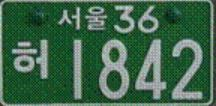
#> input picture Python Project/Car-Number-Plate-Detection-OpenCV-Python-master/70.jpg, 216 x 106 px
$ python CarPlateDetection.py   (older library calls are emulated)
#> lines starting #> are read from the running program, lines starting #| are printed output that depends on the picture; after the words box and inside, x2 and y2 are one past the last pixel; in counts of white or black regions, pixels touching at a corner belong together; long printed decimals are rounded
import datetime
import cv2
import imutils
import numpy as np
import pytesseract
import math

startTime = datetime.datetime.now()
plateList = []
strChars = ""
pytesseract.pytesseract.tesseract_cmd = r"C:\Program Files\Tesseract-OCR\tesseract.exe"

OLD_PLATE_RATIO = 3

def CropOldPlate(sort_x, sort_y, pt5, pt6, image):
    upper = original[sort_y[0]:int(pt5[1]), sort_x[1]: sort_x[2]]
    lower = original[int(pt5[1]):sort_y[2], sort_x[1]: sort_x[2]]
    return upper, lower


# Read the image file
image = cv2.imread('70.jpg')
#> image is the input picture: shape (106, 216, 3); mean B, G, R 75.4, 102.2, 63
cv2.imshow('22', image)

plate_list = []

gray = cv2.cvtColor(image, cv2.COLOR_BGR2GRAY)
gray = cv2.bilateralFilter(gray, 11, 17, 17)
edged = cv2.Canny(gray, 170, 200)
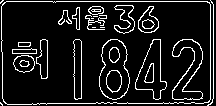
#> edged: shape (106, 216); 10.9% white in thin lines or dots

# Find contours based on Edges
_, cnts, _ = cv2.findContours(edged.copy(), cv2.RETR_LIST, cv2.CHAIN_APPROX_SIMPLE)
#> cnts = 48 contours, 12 with area under 20; largest, box (x1, y1, x2, y2) and area: (1, 1, 211, 105) 21238, (1, 1, 211, 105) 21230, (99, 39, 130, 100) 1399, (99, 39, 130, 100) 1365, (135, 39, 167, 100) 982
cnts = sorted(cnts, key=cv2.contourArea, reverse=True)[:30]
#> cnts = 30 contours; largest, box (x1, y1, x2, y2) and area: (1, 1, 211, 105) 21238, (1, 1, 211, 105) 21230, (99, 39, 130, 100) 1399, (99, 39, 130, 100) 1365, (135, 39, 167, 100) 982

NumberPlateCnt = None  # we currently have no Number plate contour
# loop over our contours to find the best possible approximate contour of number plate
count = 0
for c in cnts:
    peri = cv2.arcLength(c, True)
    approx = cv2.approxPolyDP(c, 0.02 * peri, True)
    if len(approx) == 4:  # Select the contour with 4 corners
        NumberPlateCnt = approx  # This is our approx Number Plate Contour
        break
#> this loop made 1 pass
#> (peri, NumberPlateCnt) on pass 1: (628.5, [[1, 6], [7, 104], [210, 99], [207, 1]])

cv2.drawContours(image, [NumberPlateCnt], -1, (0, 255, 0), 3)
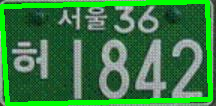
#> image: shape (106, 216, 3); 12.93% of pixels changed, all inside (x1, y1, x2, y2) = (0, 0, 213, 106)
cv2.boundingRect(NumberPlateCnt)
print(NumberPlateCnt)
#| [[[  1   6]]
#|  [[  7 104]]
#|  [[210  99]]
#|  [[207   1]]]

plate_pt1 = NumberPlateCnt[0]
#> plate_pt1 = [[1, 6]]
plate_pt2 = NumberPlateCnt[1]
#> plate_pt2 = [[7, 104]]
plate_pt3 = NumberPlateCnt[2]
#> plate_pt3 = [[210, 99]]
plate_pt4 = NumberPlateCnt[3]
#> plate_pt4 = [[207, 1]]
print(plate_pt1, plate_pt2, plate_pt3, plate_pt4)
#| [[1 6]] [[  7 104]] [[210  99]] [[207   1]]

x_list = []
y_list = []
x1 = plate_pt1[0][0]
#> x1 = 1
x2 = plate_pt2[0][0]
#> x2 = 7
x3 = plate_pt3[0][0]
#> x3 = 210
x4 = plate_pt4[0][0]
#> x4 = 207

x_list.append(x1)
x_list.append(x2)
x_list.append(x3)
x_list.append(x4)

sort_x = sorted(x_list)
#> sort_x = [1, 7, 207, 210]

y1 = plate_pt1[0][1]
#> y1 = 6
y2 = plate_pt2[0][1]
#> y2 = 104
y3 = plate_pt3[0][1]
#> y3 = 99
y4 = plate_pt4[0][1]
#> y4 = 1

y_list.append(y1)
y_list.append(y2)
y_list.append(y3)
y_list.append(y4)

sort_y = sorted(y_list)
#> sort_y = [1, 6, 99, 104]

cropping = image[sort_y[1]: sort_y[2], sort_x[1]: sort_x[2]]
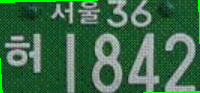
#> cropping: shape (93, 200, 3); mean B, G, R 73.6, 105.1, 60.6
print(sort_x, sort_y)
#| [1, 7, 207, 210] [1, 6, 99, 104]
cv2.imshow('233', cropping)

height = sort_y[2] - sort_y[1]
#> height = 93

print("height : ", height)
#| height :  93
width = sort_x[2] - sort_x[1]
#> width = 200
print("width : ", width)
#| width :  200

ratio = width / height
#> ratio = 2.15

if ratio < OLD_PLATE_RATIO:
    pt5 = []
    pt6 = []

    pt5 = [sort_x[0], (sort_y[0] + height / 3)]
#> pt5 = [1, 32]
    pt6 = [sort_x[2], (sort_y[0] + height / 3)]
#> pt6 = [207, 32]

    print("pt5 : ", pt5)
#| pt5 :  [1, 32.0]
    print("pt6 : ", pt6)
#| pt6 :  [207, 32.0]

    upper = image[sort_y[0]:int(pt5[1]), sort_x[1]: sort_x[2]]
    lower = image[int(pt5[1]):sort_y[2], sort_x[1]: sort_x[2]]

    cv2.imshow('up',upper)
    cv2.imshow('down',lower)

else:
    final = cropping
    plt.imshow(final)
# plt.imshow(upcrop)
# plt.imshow(final)

cv2.imshow('u',upper)

gray = cv2.cvtColor(lower, cv2.COLOR_BGR2GRAY)
#> gray: shape (67, 200)
img_blurred = cv2.GaussianBlur(gray, ksize=(5, 5), sigmaX=0)
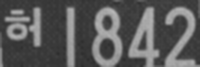
#> img_blurred: shape (67, 200); min 44, max 183, mean 90.4
img_thresh = cv2.adaptiveThreshold(
    img_blurred,
    maxValue=255.0,
    adaptiveMethod=cv2.ADAPTIVE_THRESH_GAUSSIAN_C,
    thresholdType=cv2.THRESH_BINARY_INV,
    blockSize=19,
    C=9
)
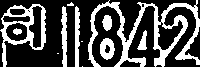
#> img_thresh: shape (67, 200); 30.2% white; 12 white regions (4 under 20 px)
_, contours, _ = cv2.findContours(img_thresh, cv2.RETR_LIST, cv2.CHAIN_APPROX_SIMPLE)
#> contours = 22 contours, 8 with area under 20; largest, box (x1, y1, x2, y2) and area: (88, 0, 200, 67) 2110, (0, 4, 46, 67) 1620, (157, 19, 184, 51) 447, (28, 5, 43, 49) 388, (5, 22, 28, 42) 332
imgContours = np.zeros((height, width, 3), np.uint8)
cv2.drawContours(imgContours, contours, -1, color=(255, 255, 255))  # 흰색으로 contour 그림
#> imgContours: shape (93, 200, 3); 10% white in thin lines or dots, all inside (x1, y1, x2, y2) = (0, 0, 200, 67)
cv2.imshow('s', imgContours)

possible_contours = []
contours_dict = []
cnt = 0
# contour bounding box 그리도록 설정
for contour in contours:
    x, y, w, h = cv2.boundingRect(contour)
    cv2.rectangle(imgContours, pt1=(x, y), pt2=(x + w, y + h), color=(255, 255, 0), thickness=2)
    contours_dict.append(
        {'contour': contour, 'x': x, 'y': y, 'w': w, 'h': h, 'cx': x + (w / 2), 'cy': y + (h / 2)})
    cv2.imshow('222', imgContours)
#> this loop made 22 passes
#> (x, y, w, h) on passes 1, 3, 5, 6, 7, 8, 9, 10, 11, 14, 16, 17: (82, 66, 1, 1), (104, 44, 7, 10), (100, 38, 15, 22), (137, 30, 10, 20), (13, 28, 9, 7), (5, 22, 23, 20), (157, 19, 27, 32), (2, 15, 29, 8), (102, 15, 10, 16), (9, 8, 17, 8), (75, 6, 5, 61), (61, 6, 6, 61)
#> (contour, x, y, w, h) on passes 2, 4, 12, 13, 15: ([[57, 53], [58, 53]], 57, 53, 2, 1), ([[81, 41], [82, 41]], 81, 41, 2, 1), ([[28, 11], [29, 10], [30, 11], [29, 12]], 28, 10, 3, 3), ([[27, 10], [28, 9], [29, 10], [28, 11]], 27, 9, 3, 3), ([[193, 7], [194, 6], [195, 7], [194, 8]], 193, 6, 3, 3)
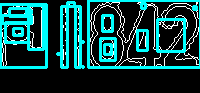
#> imgContours: shape (93, 200, 3); mean of channels 0, 1, 2 73, 73, 15.4; drawn as B, G, R
#> after the loop, contours_dict = 22 items

for d in contours_dict:
    area = d['w'] * d['h']  # 넓이
    ratio = math.sqrt((d['w'] ** 2) + (d['h'] ** 2))  # 대각선
    center = (d['x'] + d['x'] + d['w']) / 2

    y_where = d['y']
    if area > 1000 and area < 7000:
        d['idx'] = cnt
        cnt += 1
        possible_contours.append(d)

    imgContours = np.zeros((height, width, 3), dtype=np.uint8)
#> this loop made 22 passes
#> (area, ratio, center, y_where, cnt) on pass 20: (2898, 78.01, 23, 4, 1)
#> (area, ratio, center, y_where) on passes 3, 5, 6, 7, 8, 9: (70, 12.21, 107.5, 44), (330, 26.63, 107.5, 38), (200, 22.36, 142, 30), (63, 11.4, 17.5, 28), (460, 30.48, 16.5, 22), (864, 41.87, 170.5, 19)
#> after the loop, cnt = 1; possible_contours = 1 item

for d in possible_contours:
    # cv2.rectangle ( 그릴 이미지 , 시작좌표, 종료좌표, 색깔 , 두께 )
    cv2.rectangle(imgContours, pt1=(d['x'], d['y']), pt2=(d['x'] + d['w'], d['y'] + d['h']),
                  color=(255, 0, 255), thickness=1)
    cv2.imshow('2', imgContours)
#> this loop made 1 pass

dst = cv2.resize(upper, dsize=(355, 47), interpolation=cv2.INTER_AREA)
cv2.imshow('s', dst)

dst2 = cv2.resize(lower, dsize=(123, 47), interpolation=cv2.INTER_AREA)
cv2.imshow('23', dst2)

dncrop2 = dst[5:55, 90:145]
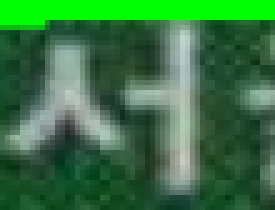
#> dncrop2: shape (42, 55, 3) (shown 5 times larger); mean B, G, R 67, 115.9, 55.9
cv2.imshow('23', dncrop2)

config = ('-l re --oem 1 --psm 10')
#> (the run stopped early here; a loop or call above may not have finished)

$ run again, with Python Project/Car-Number-Plate-Detection-OpenCV-Python-master/0.jpg copied over Python Project/Car-Number-Plate-Detection-OpenCV-Python-master/70.jpg
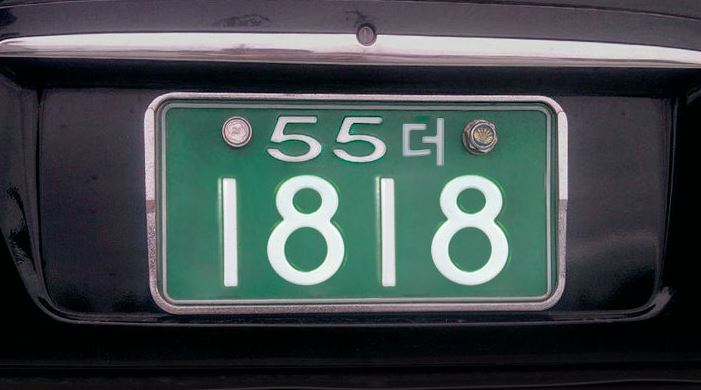
#> input picture Python Project/Car-Number-Plate-Detection-OpenCV-Python-master/0.jpg, 701 x 390 px
#> image is the input picture: shape (390, 701, 3); mean B, G, R 76.6, 75.7, 65.9
#> edged: shape (390, 701); 4.1% white in thin lines or dots, all inside (x1, y1, x2, y2) = (0, 3, 701, 327)
#> `_, cnts, _ = cv2.findContours(edged.copy(), cv2.RETR_LIST, cv2.CHAIN_A..`: cnts = 124 contours, 87 with area under 20; largest, box (x1, y1, x2, y2) and area: (144, 92, 568, 315) 90781, (145, 96, 568, 315) 86872, (165, 107, 548, 301) 72208, (165, 107, 548, 301) 72196, (267, 175, 345, 285) 6482
#> `cnts = sorted(cnts, key=cv2.contourArea, reverse=True)[:30]`: cnts = 30 contours; largest, box (x1, y1, x2, y2) and area: (144, 92, 568, 315) 90781, (145, 96, 568, 315) 86872, (165, 107, 548, 301) 72208, (165, 107, 548, 301) 72196, (267, 175, 345, 285) 6482
#> the loop `for c in cnts:` made 1 pass
#> (peri, NumberPlateCnt) on pass 1: (1250.6, [[145, 111], [163, 310], [561, 296], [549, 97]])
#> image: shape (390, 701, 3); 2.19% of pixels changed, all inside (x1, y1, x2, y2) = (143, 95, 564, 313)
#| [[[145 111]]
#|  [[163 310]]
#|  [[561 296]]
#|  [[549  97]]]
#> plate_pt1 = [[145, 111]]
#> plate_pt2 = [[163, 310]]
#> plate_pt3 = [[561, 296]]
#> plate_pt4 = [[549, 97]]
#| [[145 111]] [[163 310]] [[561 296]] [[549  97]]
#> x1 = 145
#> x2 = 163
#> x3 = 561
#> x4 = 549
#> sort_x = [145, 163, 549, 561]
#> y1 = 111
#> y2 = 310
#> y3 = 296
#> y4 = 97
#> sort_y = [97, 111, 296, 310]
#| [145, 163, 549, 561] [97, 111, 296, 310]
#> height = 185
#| height :  185
#> width = 386
#| width :  386
#> `ratio = width / height`: ratio = 2.09
#> pt5 = [145, 158.7]
#> pt6 = [549, 158.7]
#| pt5 :  [145, 158.667]
#| pt6 :  [549, 158.667]
#> img_thresh: shape (138, 386); 16.2% white; 21 white regions (5 under 20 px)
#> contours = 37 contours, 15 with area under 20; largest, box (x1, y1, x2, y2) and area: (99, 12, 186, 132) 7986, (263, 12, 350, 132) 7944, (103, 16, 183, 128) 6703, (267, 16, 347, 128) 6688, (56, 16, 80, 133) 2331
#> the loop `for contour in contours:` made 37 passes
#> (x, y, w, h) on passes 2, 3, 4, 8, 9, 10, 11, 12: (54, 79, 1, 1), (289, 73, 35, 36), (126, 73, 34, 36), (285, 69, 43, 45), (121, 69, 43, 45), (53, 65, 2, 12), (336, 63, 7, 8), (172, 63, 7, 8)
#> after the loop `for contour in contours:`:
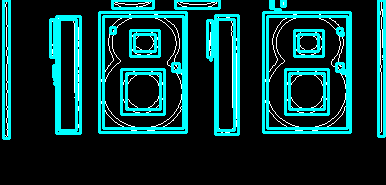
#> imgContours: shape (185, 386, 3); mean of channels 0, 1, 2 56.7, 56.7, 6.5; drawn as B, G, R
#> after the loop `for contour in contours:`: contours_dict = 37 items
#> the loop `for d in contours_dict:` made 37 passes
#> (area, ratio, center, y_where) on passes 3, 4, 8, 9, 10, 11, 12, 14: (1260, 50.21, 306.5, 73), (1224, 49.52, 143, 73), (1935, 62.24, 306.5, 69), (1935, 62.24, 142.5, 69), (24, 12.17, 54, 65), (56, 10.63, 339.5, 63), (56, 10.63, 175.5, 63), (340, 26.25, 308, 34)
#> after the loop `for d in contours_dict:`: cnt = 8; possible_contours = 8 items
#> the loop `for d in possible_contours:` made 8 passes
#> `dncrop2 = dst[5:55, 90:145]`:
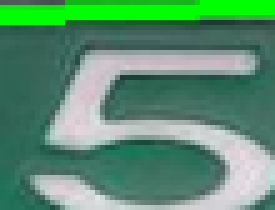
#> dncrop2: shape (42, 55, 3) (shown 5 times larger); mean B, G, R 112.7, 143.4, 90.6

$ run again, with Python Project/Car-Number-Plate-Detection-OpenCV-Python-master/48.jpg copied over Python Project/Car-Number-Plate-Detection-OpenCV-Python-master/70.jpg
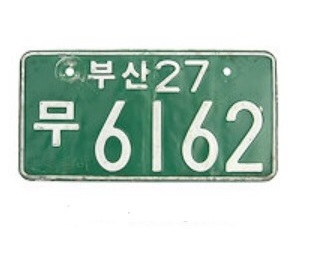
#> input picture Python Project/Car-Number-Plate-Detection-OpenCV-Python-master/48.jpg, 314 x 258 px
#> image is the input picture: shape (258, 314, 3); mean B, G, R 201.3, 210.3, 193.4
#> edged: shape (258, 314); 5.4% white in thin lines or dots, all inside (x1, y1, x2, y2) = (18, 49, 279, 183)
#> `_, cnts, _ = cv2.findContours(edged.copy(), cv2.RETR_LIST, cv2.CHAIN_A..`: cnts = 63 contours, 22 with area under 20; largest, box (x1, y1, x2, y2) and area: (18, 49, 279, 183) 33932, (18, 49, 279, 183) 33906, (95, 100, 131, 172) 1516, (182, 101, 219, 172) 1504, (95, 100, 131, 172) 1466
#> `cnts = sorted(cnts, key=cv2.contourArea, reverse=True)[:30]`: cnts = 30 contours; largest, box (x1, y1, x2, y2) and area: (18, 49, 279, 183) 33932, (18, 49, 279, 183) 33906, (95, 100, 131, 172) 1516, (182, 101, 219, 172) 1504, (95, 100, 131, 172) 1466
#> the loop `for c in cnts:` made 1 pass
#> (peri, NumberPlateCnt) on pass 1: (770.1, [[20, 57], [24, 179], [276, 175], [267, 50]])
#> image: shape (258, 314, 3); 4.59% of pixels changed, all inside (x1, y1, x2, y2) = (18, 48, 279, 182)
#| [[[ 20  57]]
#|  [[ 24 179]]
#|  [[276 175]]
#|  [[267  50]]]
#> plate_pt1 = [[20, 57]]
#> plate_pt2 = [[24, 179]]
#> plate_pt3 = [[276, 175]]
#> plate_pt4 = [[267, 50]]
#| [[20 57]] [[ 24 179]] [[276 175]] [[267  50]]
#> x1 = 20
#> x2 = 24
#> x3 = 276
#> x4 = 267
#> sort_x = [20, 24, 267, 276]
#> y1 = 57
#> y2 = 179
#> y3 = 175
#> y4 = 50
#> sort_y = [50, 57, 175, 179]
#| [20, 24, 267, 276] [50, 57, 175, 179]
#> height = 118
#| height :  118
#> width = 243
#| width :  243
#> `ratio = width / height`: ratio = 2.06
#> pt5 = [20, 89.33]
#> pt6 = [267, 89.33]
#| pt5 :  [20, 89.333]
#| pt6 :  [267, 89.333]
#> img_thresh: shape (86, 243); 26.8% white; 11 white regions (1 under 20 px)
#> contours = 15 contours, 2 with area under 20; largest, box (x1, y1, x2, y2) and area: (6, 6, 61, 61) 1902, (154, 6, 243, 86) 1535, (66, 7, 113, 86) 744, (124, 0, 160, 86) 716, (14, 10, 51, 32) 687
#> the loop `for contour in contours:` made 15 passes
#> (x, y, w, h) on passes 1 to 8: (3, 66, 8, 20), (84, 53, 9, 15), (171, 50, 10, 18), (3, 48, 3, 17), (167, 47, 18, 27), (80, 47, 18, 27), (1, 40, 2, 4), (8, 32, 50, 27)
#> after the loop `for contour in contours:`:
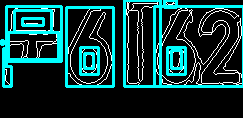
#> imgContours: shape (118, 243, 3); mean of channels 0, 1, 2 58.6, 58.6, 15.5; drawn as B, G, R
#> after the loop `for contour in contours:`: contours_dict = 15 items
#> the loop `for d in contours_dict:` made 15 passes
#> (area, ratio, center, y_where) on passes 1, 2, 3, 4, 5, 6, 8, 9: (160, 21.54, 7, 66), (135, 17.49, 88.5, 53), (180, 20.59, 176, 50), (51, 17.26, 4.5, 48), (486, 32.45, 176, 47), (486, 32.45, 89, 47), (1350, 56.82, 33, 32), (147, 22.14, 32.5, 18)
#> after the loop `for d in contours_dict:`: cnt = 4; possible_contours = 4 items
#> the loop `for d in possible_contours:` made 4 passes
#> `dncrop2 = dst[5:55, 90:145]`:
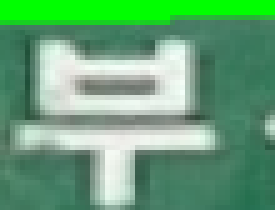
#> dncrop2: shape (42, 55, 3) (shown 5 times larger); mean B, G, R 119.7, 162.9, 102.8
